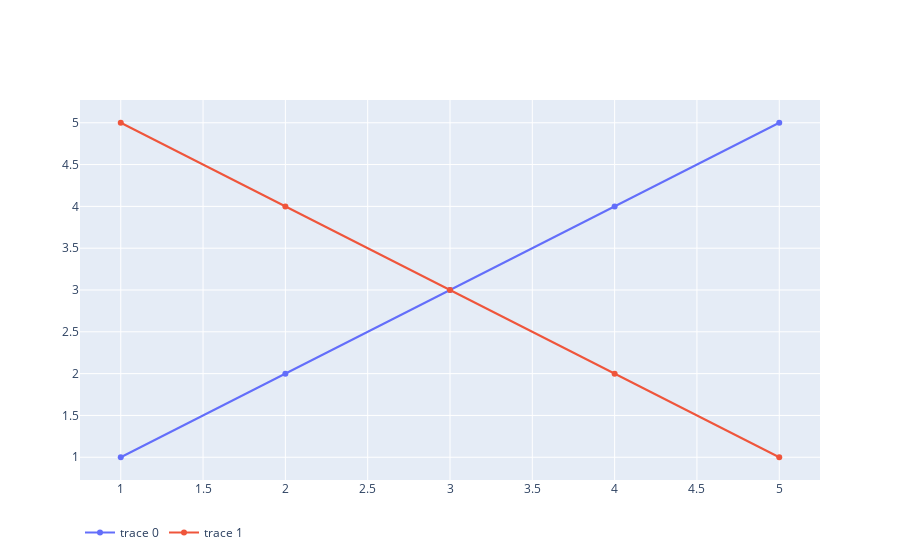

Notebook source saved alongside this figure:
### Markdown cell above
<h4 id="Horizontal-Legend">Horizontal Legend<a class="anchor-link" href="#Horizontal-Legend">¶</a></h4>

### Code cell
import plotly.graph_objects as go

fig = go.Figure()

fig.add_trace(go.Scatter(
    x=[1, 2, 3, 4, 5],
    y=[1, 2, 3, 4, 5],
))

fig.add_trace(go.Scatter(
    x=[1, 2, 3, 4, 5],
    y=[5, 4, 3, 2, 1],
))

fig.update_layout(legend_orientation="h")

fig.show()

### Figure 1 — Plotly figure (JSON) as saved in the notebook; plotly's stock layout.template omitted (floating-point values rounded to 4 significant figures)
{"data": [{"type": "scatter", "x": [1, 2, 3, 4, 5], "y": [1, 2, 3, 4, 5]}, {"type": "scatter", "x": [1, 2, 3, 4, 5], "y": [5, 4, 3, 2, 1]}], "layout": {"legend": {"orientation": "h"}}}
